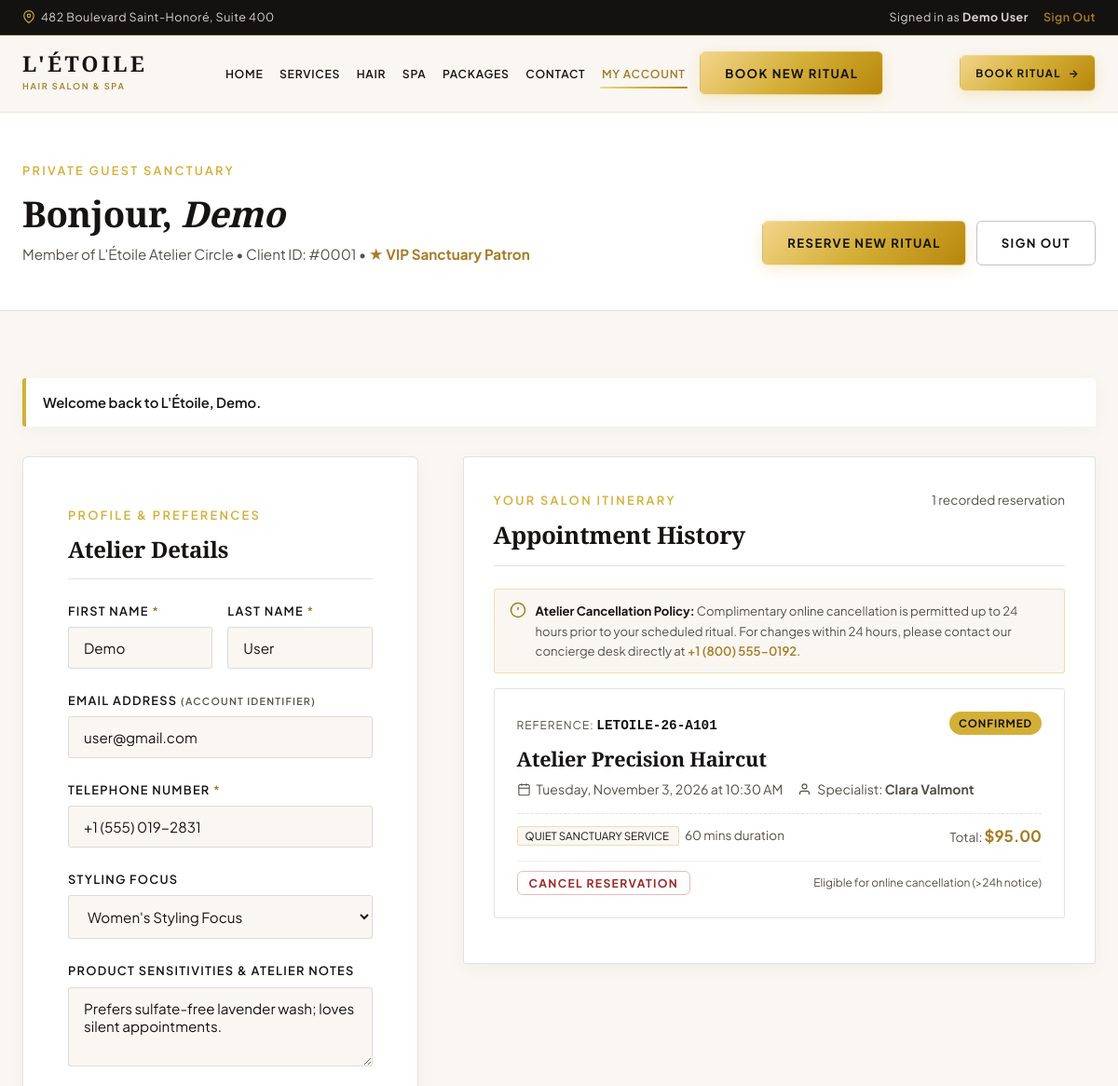
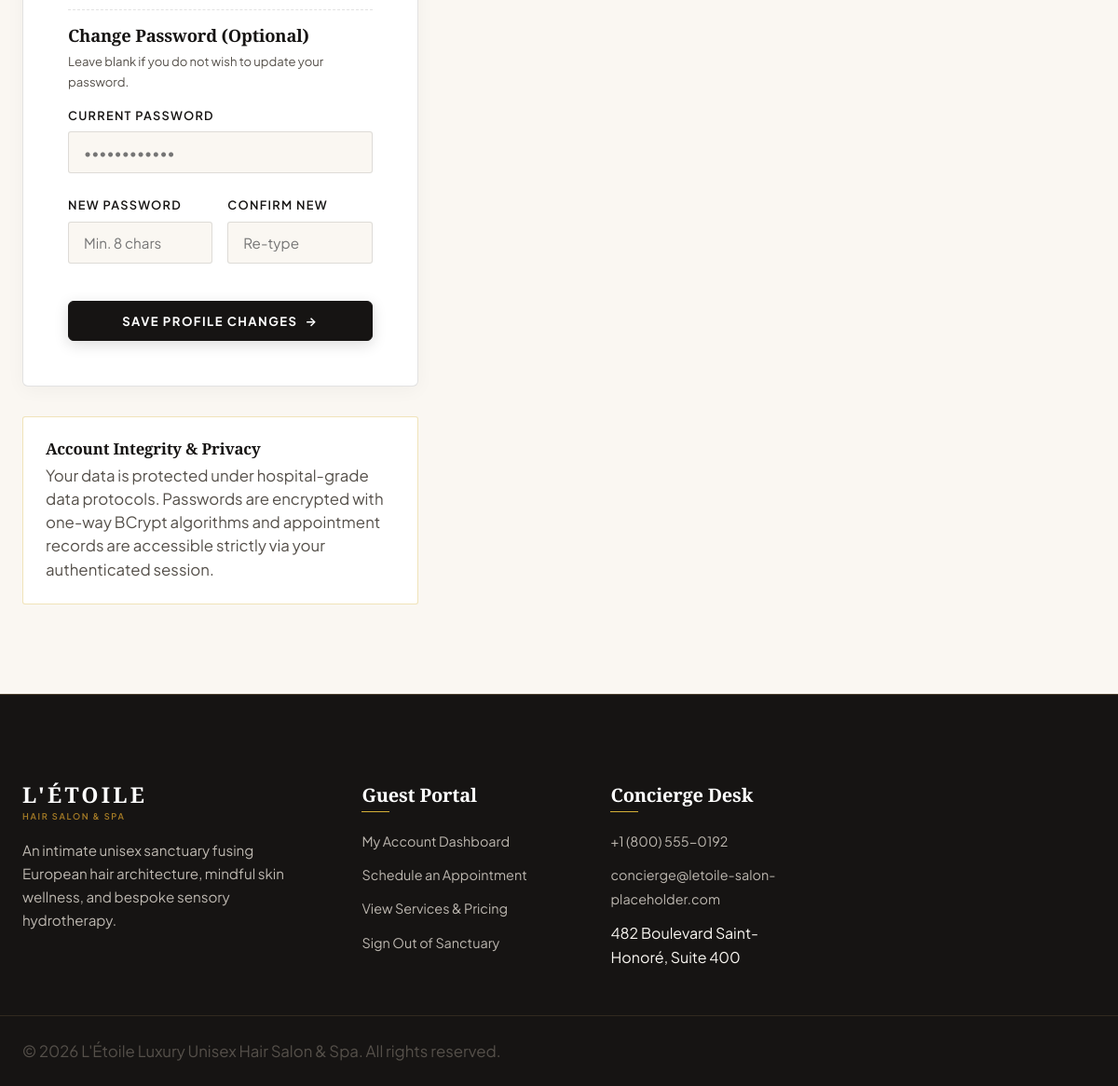
The page /customer-profile.php (signed in) on the database its author committed (2 pictures, top to bottom).
### tables this page shows
CREATE TABLE `appointments` (
  `id` INT UNSIGNED NOT NULL AUTO_INCREMENT,
  `booking_reference` VARCHAR(20) NOT NULL COMMENT 'Human-friendly reference code e.g. LETOILE-2026-X892',
  `customer_id` INT UNSIGNED NOT NULL,
  `staff_id` INT UNSIGNED NULL DEFAULT NULL COMMENT 'NULL signifies Any Available Master Specialist',
  `service_id` INT UNSIGNED NULL DEFAULT NULL COMMENT 'Linked service or NULL if booked as standalone package offer',
  `offer_id` INT UNSIGNED NULL DEFAULT NULL COMMENT 'Linked package offer if applicable',
  `appointment_date` DATE NOT NULL,
  `appointment_time` TIME NOT NULL,
  `duration_minutes` SMALLINT UNSIGNED NOT NULL DEFAULT 60,
  `total_price` DECIMAL(10,2) NOT NULL DEFAULT 0.00,
  `status` ENUM('pending', 'confirmed', 'in_progress', 'completed', 'cancelled', 'no_show') NOT NULL DEFAULT 'pending',
  `silent_appointment` TINYINT(1) NOT NULL DEFAULT 0 COMMENT 'Guest preference for quiet service without conversational dialogue',
  `notes` TEXT NULL DEFAULT NULL COMMENT 'Guest notes, color history, product sensitivities',
  `cancellation_reason` VARCHAR(255) NULL DEFAULT NULL,
  `created_at` TIMESTAMP NOT NULL DEFAULT CURRENT_TIMESTAMP,
  `updated_at` TIMESTAMP NOT NULL DEFAULT CURRENT_TIMESTAMP ON UPDATE CURRENT_TIMESTAMP,
  PRIMARY KEY (`id`),
  UNIQUE KEY `uk_appointments_ref` (`booking_reference`),
  KEY `idx_appointments_customer` (`customer_id`),
  KEY `idx_appointments_staff` (`staff_id`),
  KEY `idx_appointments_service` (`service_id`),
  KEY `idx_appointments_offer` (`offer_id`),
  KEY `idx_appointments_date_time` (`appointment_date`, `appointment_time`),
  KEY `idx_appointments_status` (`status`),
  CONSTRAINT `fk_appointments_customer` FOREIGN KEY (`customer_id`) REFERENCES `customers` (`id`) ON DELETE RESTRICT ON UPDATE CASCADE,
  CONSTRAINT `fk_appointments_staff` FOREIGN KEY (`staff_id`) REFERENCES `staff` (`id`) ON DELETE SET NULL ON UPDATE CASCADE,
  CONSTRAINT `fk_appointments_service` FOREIGN KEY (`service_id`) REFERENCES `services` (`id`) ON DELETE RESTRICT ON UPDATE CASCADE,
  CONSTRAINT `fk_appointments_offer` FOREIGN KEY (`offer_id`) REFERENCES `offers` (`id`) ON DELETE SET NULL ON UPDATE CASCADE
);

CREATE TABLE `staff` (
  `id` INT UNSIGNED NOT NULL AUTO_INCREMENT,
  `user_id` INT UNSIGNED NULL DEFAULT NULL COMMENT 'Staff login user account link',
  `slug` VARCHAR(60) NOT NULL COMMENT 'URL identifier e.g. clara-valmont, matches frontend query params',
  `full_name` VARCHAR(80) NOT NULL,
  `role_title` VARCHAR(100) NOT NULL COMMENT 'e.g. Founder & Creative Director, Lead Colourist & Balayage',
  `bio` TEXT NOT NULL,
  `specialties` VARCHAR(255) NOT NULL COMMENT 'Comma-separated tags e.g. French Bob, Precision Dry Cutting',
  `experience_years` TINYINT UNSIGNED NOT NULL DEFAULT 5,
  `avatar_url` VARCHAR(255) NULL DEFAULT NULL,
  `working_days` VARCHAR(100) NOT NULL DEFAULT 'Tue,Wed,Thu,Fri,Sat',
  `is_available` TINYINT(1) NOT NULL DEFAULT 1,
  `display_order` SMALLINT UNSIGNED NOT NULL DEFAULT 0,
  `created_at` TIMESTAMP NOT NULL DEFAULT CURRENT_TIMESTAMP,
  `updated_at` TIMESTAMP NOT NULL DEFAULT CURRENT_TIMESTAMP ON UPDATE CURRENT_TIMESTAMP,
  PRIMARY KEY (`id`),
  UNIQUE KEY `uk_staff_slug` (`slug`),
  UNIQUE KEY `uk_staff_user_id` (`user_id`),
  KEY `idx_staff_available` (`is_available`),
  KEY `idx_staff_display_order` (`display_order`),
  CONSTRAINT `fk_staff_user` FOREIGN KEY (`user_id`) REFERENCES `users` (`id`) ON DELETE SET NULL ON UPDATE CASCADE
);

### customer-profile.php (the view, shortened to what the rows shown need)
<?php
$customer = Auth::requireCustomer('login.php');
$customerId = (int)$customer['id'];
$appointments = Auth::getCustomerAppointments($customerId);
?>
<!DOCTYPE html>
<html lang="en">
<head>
  <link rel="stylesheet" href="assets/css/style.css">
  <link rel="stylesheet" href="assets/css/responsive.css">
</head>
<body style="background-color: var(--color-ivory);">
  <section style="background-color: var(--color-white); border-bottom: 1px solid var(--color-charcoal-border); padding: var(--space-2xl) 0;">
    <div class="container">
      <div style="display: flex; justify-content: space-between; align-items: flex-end; flex-wrap: wrap; gap: var(--space-md);">
        <div>
          <h1 style="font-family: var(--font-serif); font-size: 2.4rem; color: var(--color-charcoal); margin: 4px 0 8px;">
            Bonjour, <em><?php echo e($customer['first_name']); ?></em>
          </h1>
        </div>
      </div>
    </div>
  </section>
  <main style="padding: var(--space-3xl) 0 var(--space-4xl);">
    <div class="container">
      <div style="display: grid; grid-template-columns: 1fr 1.6fr; gap: var(--space-2xl); align-items: start;" class="profile-layout-grid">
        <div>
          <div style="background-color: var(--color-white); border: 1px solid var(--color-charcoal-border); border-radius: var(--radius-xs); padding: var(--space-xl); box-shadow: var(--shadow-subtle);">
            <?php if (empty($appointments)): ?>
              <div style="text-align: center; padding: var(--space-3xl) var(--space-md);">
                <div style="width: 56px; height: 56px; margin: 0 auto var(--space-md); border-radius: 50%; background: var(--color-ivory); border: 1px solid var(--color-champagne-border); display: flex; align-items: center; justify-content: center; color: var(--color-champagne-dark);">
                  <svg width="24" height="24" viewBox="0 0 24 24" fill="none" stroke="currentColor" stroke-width="1.8"><rect x="3" y="4" width="18" height="18" rx="2" ry="2"></rect><line x1="16" y1="2" x2="16" y2="6"></line><line x1="8" y1="2" x2="8" y2="6"></line><line x1="3" y1="10" x2="21" y2="10"></line></svg>
                </div>
                <h4 style="font-family: var(--font-serif); font-size: 1.35rem; margin-bottom: 6px;">No Appointments Scheduled Yet</h4>
                <p style="color: var(--color-charcoal-muted); font-size: 0.92rem; max-width: 380px; margin: 0 auto var(--space-xl);">
                  Your appointment timeline is clear. Reserve a precision haircut, balayage, or Japanese head spa treatment with our interactive booking interface.
                </p>
                <a href="book-appointment.html" class="btn btn-champagne btn-md">
                  <span>Schedule Your First Ritual</span>
                  <span class="btn-icon">&rarr;</span>
                </a>
              </div>
            <?php else: ?>
              <div>
                <?php foreach ($appointments as $apt): ?>
                  <?php
                    $statusClass = 'status-' . strtolower((string)$apt['status']);
                    $formattedDate = date('l, F j, Y', strtotime($apt['appointment_date']));
                    $formattedTime = date('g:i A', strtotime($apt['appointment_time']));
                    $cancelEligibility = Scheduler::canCustomerCancel($apt);
                    $isUpcoming = in_array(strtolower((string)$apt['status']), ['pending', 'confirmed'], true);
                  ?>
                  <div class="history-card" id="apt-card-<?php echo (int)$apt['id']; ?>">
                    <div style="display: flex; justify-content: space-between; align-items: flex-start; margin-bottom: 10px; flex-wrap: wrap; gap: 8px;">
                      <div>
                        <span style="font-size: 0.75rem; letter-spacing: 0.08em; text-transform: uppercase; color: var(--color-charcoal-muted);">Reference:</span>
                        <strong style="color: var(--color-charcoal); font-family: monospace; font-size: 0.9rem;"><?php echo e($apt['booking_reference']); ?></strong>
                      </div>
                      <span class="status-badge <?php echo $statusClass; ?>" id="apt-status-badge-<?php echo (int)$apt['id']; ?>">
                        <?php echo e(ucfirst($apt['status'])); ?>
                      </span>
                    </div>
                    <h4 style="font-family: var(--font-serif); font-size: 1.35rem; margin: 0 0 4px; color: var(--color-charcoal);">
                      <?php echo e($apt['service_name']); ?>
                    </h4>
                    <div style="display: flex; flex-wrap: wrap; gap: var(--space-md); margin-top: 8px; font-size: 0.88rem; color: var(--color-charcoal-muted);">
                      <div style="display: flex; align-items: center; gap: 6px;">
                        <svg width="15" height="15" viewBox="0 0 24 24" fill="none" stroke="currentColor" stroke-width="1.8"><rect x="3" y="4" width="18" height="18" rx="2" ry="2"></rect><line x1="16" y1="2" x2="16" y2="6"></line><line x1="8" y1="2" x2="8" y2="6"></line><line x1="3" y1="10" x2="21" y2="10"></line></svg>
                        <span><?php echo e($formattedDate); ?> at <?php echo e($formattedTime); ?></span>
                      </div>
                      <div style="display: flex; align-items: center; gap: 6px;">
                        <svg width="15" height="15" viewBox="0 0 24 24" fill="none" stroke="currentColor" stroke-width="1.8"><path d="M20 21v-2a4 4 0 0 0-4-4H8a4 4 0 0 0-4 4v2"></path><circle cx="12" cy="7" r="4"></circle></svg>
                        <span>Specialist: <strong><?php echo e($apt['specialist_name'] ?: 'Any Available Master Specialist'); ?></strong></span>
                      </div>
                    </div>
                    <div style="display: flex; justify-content: space-between; align-items: center; margin-top: 14px; padding-top: 10px; border-top: 1px dashed var(--color-charcoal-border); font-size: 0.85rem;">
                      <div>
                        <?php if (!empty($apt['silent_appointment'])): ?>
                          <span style="background-color: var(--color-ivory); border: 1px solid var(--color-champagne-border); color: var(--color-charcoal); font-size: 0.72rem; padding: 2px 8px; border-radius: 2px; text-transform: uppercase;">
                            Quiet Sanctuary Service
                          </span>
                        <?php endif; ?>
                        <?php if (!empty($apt['duration_minutes'])): ?>
                          <span style="color: var(--color-charcoal-muted); margin-left: 6px;">
                            <?php echo (int)$apt['duration_minutes']; ?> mins duration
                          </span>
                        <?php endif; ?>
                      </div>
                      <div>
                        <span style="color: var(--color-charcoal-muted);">Total:</span>
                        <strong style="color: var(--color-champagne-dark); font-size: 1.05rem;">
                          $<?php echo number_format((float)$apt['total_price'], 2); ?>
                        </strong>
                      </div>
                    </div>
                    <?php if (strtolower((string)$apt['status']) === 'cancelled'): ?>
                      <div style="margin-top: 12px; font-size: 0.82rem; color: #9E2A2B; background: rgba(201, 83, 83, 0.08); padding: 8px 12px; border-radius: 2px; border-left: 3px solid #9E2A2B;">
                        <strong>Cancellation Note:</strong> <?php echo e($apt['cancellation_reason'] ?: 'Cancelled via atelier portal'); ?>
                      </div>
                    <?php elseif ($isUpcoming): ?>
                      <div id="apt-action-area-<?php echo (int)$apt['id']; ?>" style="margin-top: 12px; padding-top: 10px; border-top: 1px solid rgba(0,0,0,0.06); display: flex; justify-content: space-between; align-items: center; flex-wrap: wrap; gap: 8px;">
                        <?php if ($cancelEligibility['can_cancel']): ?>
                          <button type="button"
                                  class="btn btn-outline btn-sm trigger-cancel-btn"
                                  data-id="<?php echo (int)$apt['id']; ?>"
                                  data-ref="<?php echo e($apt['booking_reference']); ?>"
                                  data-service="<?php echo e($apt['service_name']); ?>"
                                  data-datetime="<?php echo e($formattedDate . ' at ' . $formattedTime); ?>"
                                  style="color: #9E2A2B; border-color: rgba(201,83,83,0.4); padding: 4px 12px; font-size: 0.76rem;">
                            Cancel Reservation
                          </button>
                          <span style="font-size: 0.75rem; color: var(--color-charcoal-muted);">
                            Eligible for online cancellation (>24h notice)
                          </span>
                        <?php else: ?>
                          <span style="font-size: 0.76rem; color: var(--color-charcoal-muted); font-style: italic;">
                            Within 24h &bull; Call Concierge: <a href="tel:+18005550192" style="color: var(--color-champagne-dark); font-weight: 600;">+1 (800) 555-0192</a>
                          </span>
                        <?php endif; ?>
                      </div>
                    <?php endif; ?>
                  </div>
                <?php endforeach; ?>
              </div>
            <?php endif; ?>
          </div>
        </div>
      </div>
    </div>
  </main>
</body>
</html>

### rows shown on the page
appointments: booking_reference "LETOILE-26-A101", status "CONFIRMED", service_name "Atelier Precision Haircut", appointment_date "Tuesday, November 3, 2026", appointment_time "10:30 AM", staff.full_name "Clara Valmont", silent_appointment "QUIET SANCTUARY SERVICE", duration_minutes "60", total_price "95.00"

### other values the page prints
$customer['first_name'] . ' ' . $customer['last_name'] "Demo User"
$customer['first_name'] "Demo"
str_pad((string)$customerId, 4, '0', STR_PAD_LEFT) "0001"
$flash['message'] "Welcome back to L'Étoile, Demo."
count($appointments) "1"
